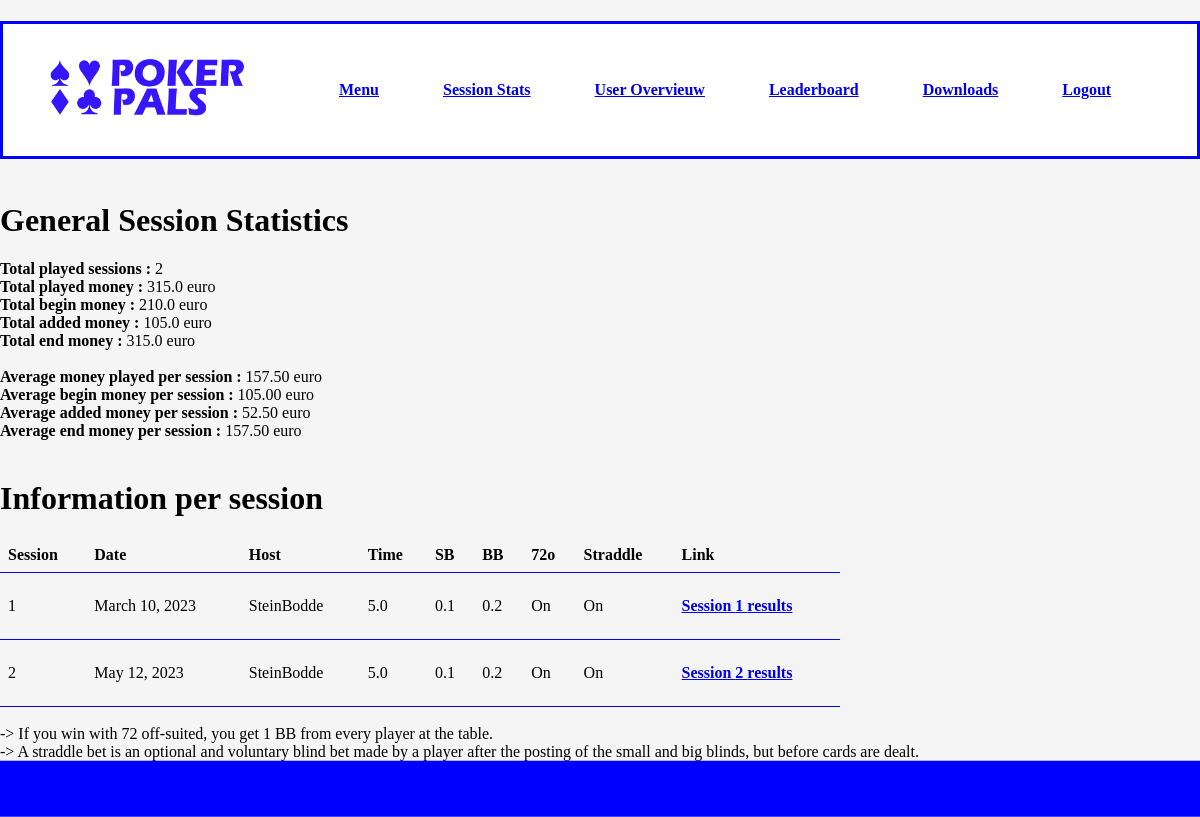
The page /sessionstats/ (signed in) on the database its author committed.
### base/models.py (models this page shows, shortened)
class PokerPalsSessions(models.Model):
    date = models.DateField(null=True, blank=True)
    host = models.ForeignKey(User, on_delete=models.CASCADE)
    time_delta = models.FloatField(blank=False)
    small_blind = models.FloatField(blank=False)
    big_blind = models.FloatField(blank=False)
    seven_two_off = models.BooleanField(blank=False)
    straddle = models.BooleanField(blank=False)
    session_id = models.IntegerField(blank=True)

### base/views.py (the view)
# urls.py: path("sessionstats/", views.sessionstats, name="sessionstats"),
@login_required
def sessionstats(request):
    sessions = PokerPalsSessions.objects.all()
    session_stats = all_session_stats()
    context = {"sessions": sessions, "session_stats":session_stats}
    return render(request, "base/sessionstats.html", context)

### base/models.py (called while the page is built)
    def __str__(self):
        return self.user.username

### base/templates/base/sessionstats.html
{%extends 'base/base.html'%}
{%load static %}
{%block content%}
<h1>General Session Statistics</h1>
    <strong> Total played sessions : </strong> {{session_stats.total_played_sessions}}<br>
    <strong> Total played money : </strong> {{session_stats.total_played_money}} euro<br>
    <strong> Total begin money : </strong> {{session_stats.total_begin_money}} euro<br>
    <strong> Total added money : </strong> {{session_stats.total_added_money}} euro<br>
    <strong> Total end money : </strong> {{session_stats.total_end_money}} euro<br>
    <br>
    <strong> Average money played per session : </strong> {{session_stats.average_played_money_per_session|floatformat:2}} euro<br>
    <strong> Average begin money per session : </strong> {{session_stats.average_begin_money_per_session|floatformat:2}} euro<br>
    <strong> Average added money per session : </strong> {{session_stats.average_added_money_per_session|floatformat:2}} euro<br>
    <strong> Average end money per session : </strong> {{session_stats.average_end_money_per_session|floatformat:2}} euro<br>
    <br>
<h1> Information per session </h1>
    <table>
        <tr>
          <th>Session</th>
          <th>Date</th>
          <th>Host</th>
          <th>Time</th>
          <th>SB</th>
          <th>BB</th>
          <th>72o</th>
          <th>Straddle</th>
          <th>Link</th>
        </tr>
        {% for session in sessions %}
        <tr>
          <td>{{ session.session_id}}</td>
          <td>{{ session.date}}</td>
          <td>{{ session.host}}</td>
          <td>{{ session.time_delta}}</td>
          <td>{{ session.small_blind}}</td>
          <td>{{ session.big_blind}}</td>
          {% if session.seven_two_off == True %}
          <td> On </td>
          {% else %}
          <td> Off </td>
          {% endif %}
          {% if session.straddle == True %}
          <td> On </td>
          {% else %}
          <td> Off </td>
          {% endif %}
          <td><a href="{% url 'usersession' session.session_id%}"><p><strong>Session {{session.session_id}} results</strong></p></a></td>
        </tr>
        {% endfor %}
      </table>
    <br>
    <l4> -> If you win with 72 off-suited, you get 1 BB from every player at the table.</l4><br>
    <l4> -> A straddle bet is an optional and voluntary blind bet made by a player after the posting of the small and big blinds, but before cards are dealt.</l4>
{%endblock content%}

### base/static/base/css/styles.css (style rules this page uses)
body { background-color: whitesmoke; margin: 0; }
table { border-collapse: collapse; width: 70%; }
th, td { padding: 8px; text-align: left; border-bottom: 1px solid blue; }
body { min-height: 100vh; display: flex; flex-direction: column; }

### rows shown on the page
PokerPalsSessions: session_id "1", date "March 10, 2023", host "SteinBodde", time_delta "5.0", small_blind "0.1", big_blind "0.2", seven_two_off "On", straddle "On"
PokerPalsSessions: session_id "2", date "May 12, 2023", host "SteinBodde", time_delta "5.0", small_blind "0.1", big_blind "0.2", seven_two_off "On", straddle "On"

### other values the page prints
{{ session_stats.total_played_sessions }} "2"
{{ session_stats.total_played_money }} "315.0"
{{ session_stats.total_begin_money }} "210.0"
{{ session_stats.total_added_money }} "105.0"
{{ session_stats.total_end_money }} "315.0"
{{ session_stats.average_played_money_per_session|floatformat:2 }} "157.50"
{{ session_stats.average_begin_money_per_session|floatformat:2 }} "105.00"
{{ session_stats.average_added_money_per_session|floatformat:2 }} "52.50"
{{ session_stats.average_end_money_per_session|floatformat:2 }} "157.50"
